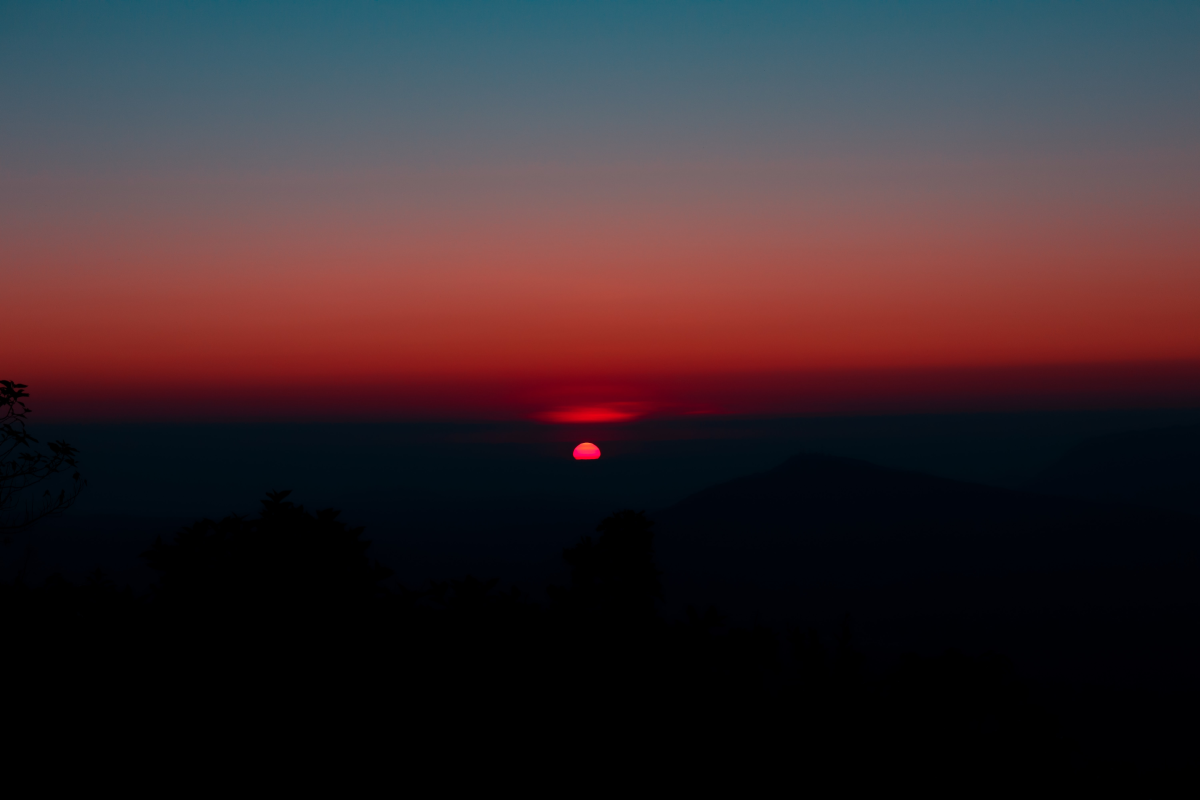
#> input picture front.jpg, 6000 x 4000 px (shown at 1/5 size)
$ jupyter execute steganography.ipynb   (shell and % lines are left out)
#> lines starting #> are read from the running program, lines starting #| are printed output that depends on the picture
[cell 1]
import cv2
import matplotlib.pyplot as plt

[cell 2]
front = cv2.imread('front.jpg')
#> front is the input picture: shape (4000, 6000, 3); mean B, G, R 45.2, 40.9, 56.3
back = cv2.imread('back.jpg')
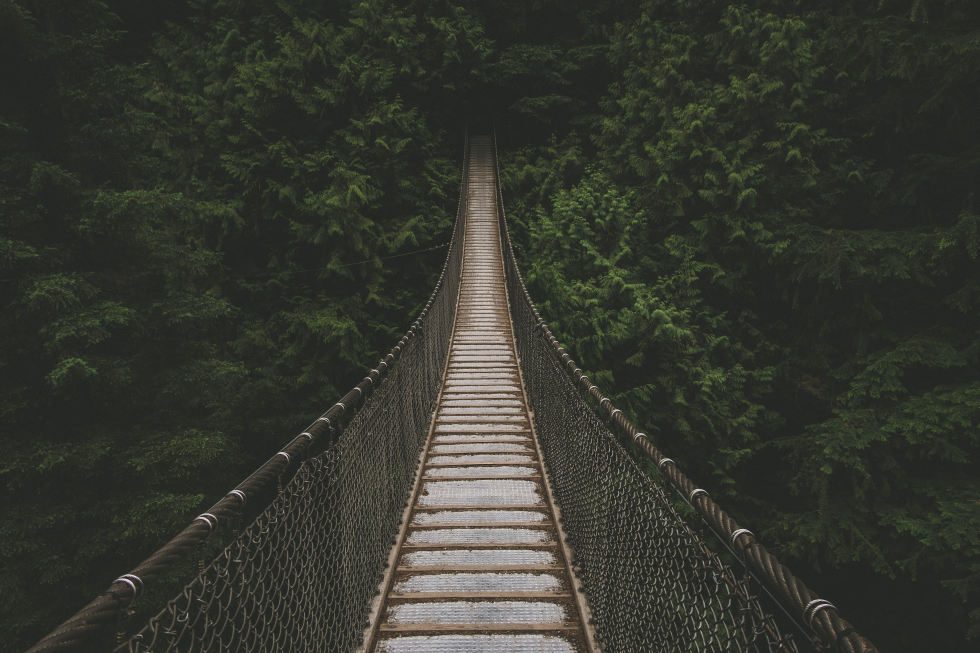
#> input picture back.jpg, 4896 x 3264 px (shown at 1/5 size)
#> back is the input picture: shape (3264, 4896, 3); mean B, G, R 47.8, 55.8, 53.9

front = cv2.cvtColor(front, cv2.COLOR_BGR2RGB)
back = cv2.cvtColor(back, cv2.COLOR_BGR2RGB)

front = cv2.resize(front, (back.shape[1], back.shape[0]))
#> front: shape (3264, 4896, 3)

[cell 3]
fig = plt.figure(figsize=(15, 15))

ax = fig.add_subplot(1, 2, 1)
ax.imshow(front)
ax.set_title('front')

ax = fig.add_subplot(1, 2, 2)
ax.imshow(back)
ax.set_title('back')
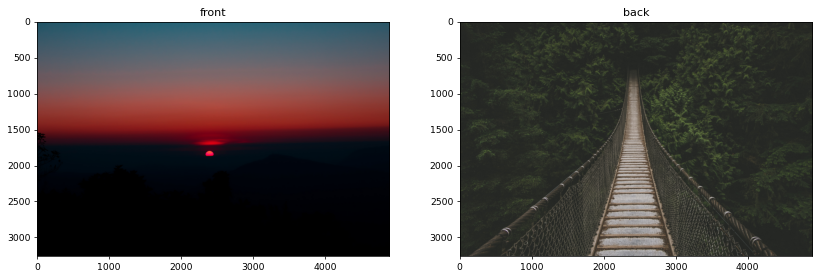
#> figure drawn by matplotlib, 2 panels

[cell 4]
shown = (front & (256 - 16)) | (back >> 4)
plt.imshow(shown)

[cell 5]
hidden = (shown & 15) << 4
plt.imshow(hidden)
